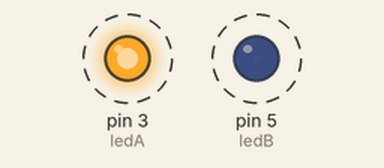
A sketch run on a simulated Arduino Uno, built with avr-gcc and run on an emulated ATmega328P. Shown: output pins drawn as LEDs (lit = HIGH). Dashed ring = blinking.

Above: at 0.05 s.
Timing chart, 0 to 1.5 s (numbered marks = the images above):
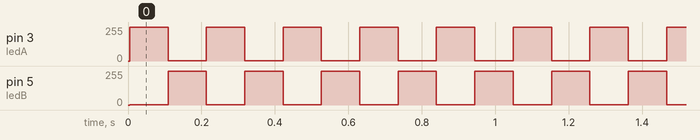

The sketch:

LEDTest4.ino
```cpp
const int ledA = 3, ledB = 5;
int brightness = 0, increment = 1;

void setup() {

}

void loop() {
  analogWrite(ledA, brightness);
  analogWrite(ledB, 255 - brightness);

  brightness = brightness + increment;

  if((brightness >= 255) || (brightness <= 0)){
    increment = -increment;
    delay(100);
  }
}
```

Measured:
- by itself, pin 3 (ledA), pin 5 (ledB): alternates 254/255 for 0.10 s and 1/255 for 0.10 s
